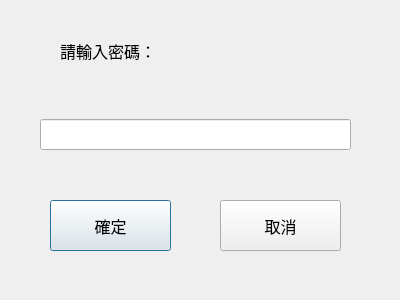
<?xml version="1.0" encoding="UTF-8"?>
<ui version="4.0">
 <class>Dialog</class>
 <widget class="QDialog" name="Dialog">
  <property name="geometry">
   <rect>
    <x>0</x>
    <y>0</y>
    <width>400</width>
    <height>300</height>
   </rect>
  </property>
  <property name="windowTitle">
   <string>Dialog</string>
  </property>
  <widget class="QLabel" name="label1">
   <property name="geometry">
    <rect>
     <x>60</x>
     <y>20</y>
     <width>371</width>
     <height>61</height>
    </rect>
   </property>
   <property name="font">
    <font>
     <family>微軟正黑體</family>
     <pointsize>12</pointsize>
    </font>
   </property>
   <property name="text">
    <string>請輸入密碼：</string>
   </property>
  </widget>
  <widget class="QLineEdit" name="lineEdit">
   <property name="geometry">
    <rect>
     <x>40</x>
     <y>119</y>
     <width>311</width>
     <height>31</height>
    </rect>
   </property>
  </widget>
  <widget class="QPushButton" name="btnOK">
   <property name="geometry">
    <rect>
     <x>50</x>
     <y>200</y>
     <width>121</width>
     <height>51</height>
    </rect>
   </property>
   <property name="font">
    <font>
     <family>微軟正黑體</family>
     <pointsize>12</pointsize>
    </font>
   </property>
   <property name="text">
    <string>確定</string>
   </property>
  </widget>
  <widget class="QPushButton" name="btnOK_2">
   <property name="geometry">
    <rect>
     <x>220</x>
     <y>200</y>
     <width>121</width>
     <height>51</height>
    </rect>
   </property>
   <property name="font">
    <font>
     <family>微軟正黑體</family>
     <pointsize>12</pointsize>
    </font>
   </property>
   <property name="text">
    <string>取消</string>
   </property>
  </widget>
 </widget>
 <resources/>
 <connections/>
</ui>
